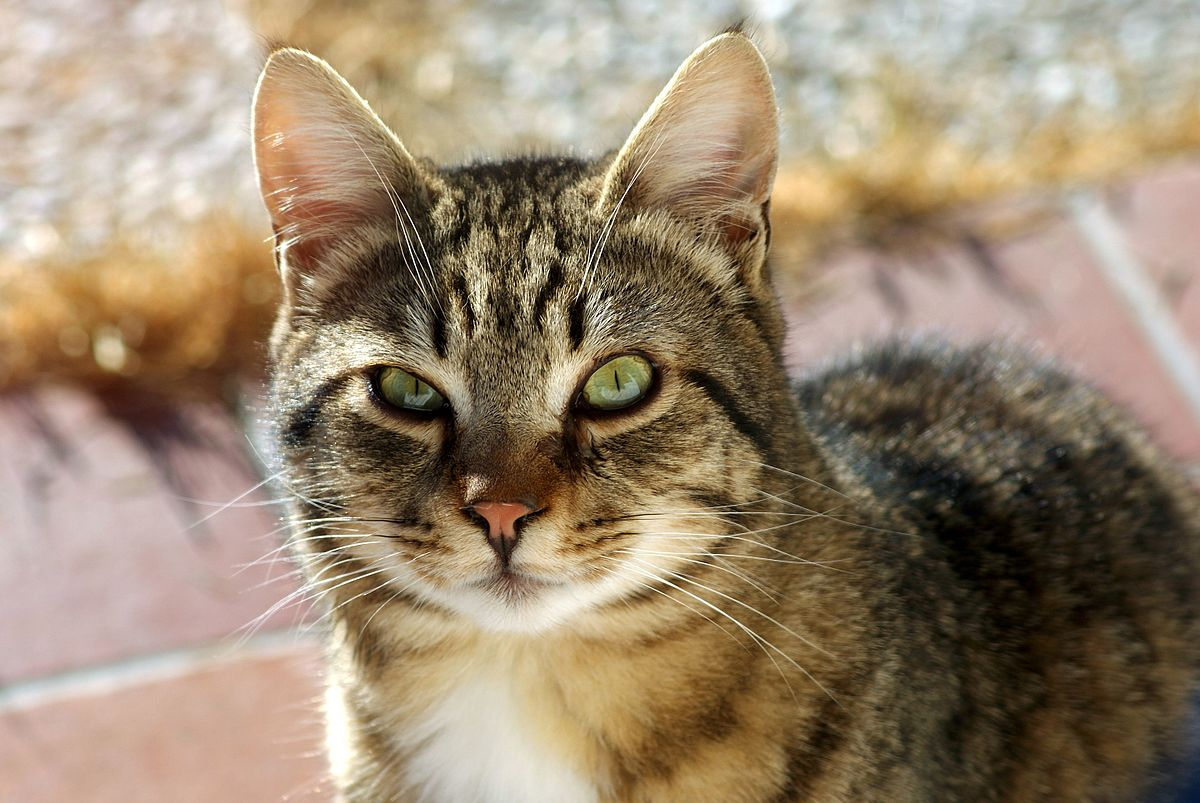
//> input picture img/image.jpg, 1200 x 803 px
$ ./sequential   (built with g++ and OpenCV 4)
//> lines starting //> are read from the running program, lines starting //| are printed output that depends on the picture
//> further down, image is the input picture: 803 rows x 1200 cols, CV_8UC3; mean B, G, R 111.9, 134.8, 152.8
#include <iostream>
#include <opencv2/opencv.hpp>
using namespace std;
using namespace cv;

void image_convolution(vector<vector<int>> kernel, Mat image){
    if (image.empty())
    {
        cout << "Error: Could not read the image file!" << endl;
    }
    if (image.channels() == 3) cvtColor(image, image, COLOR_BGR2GRAY);
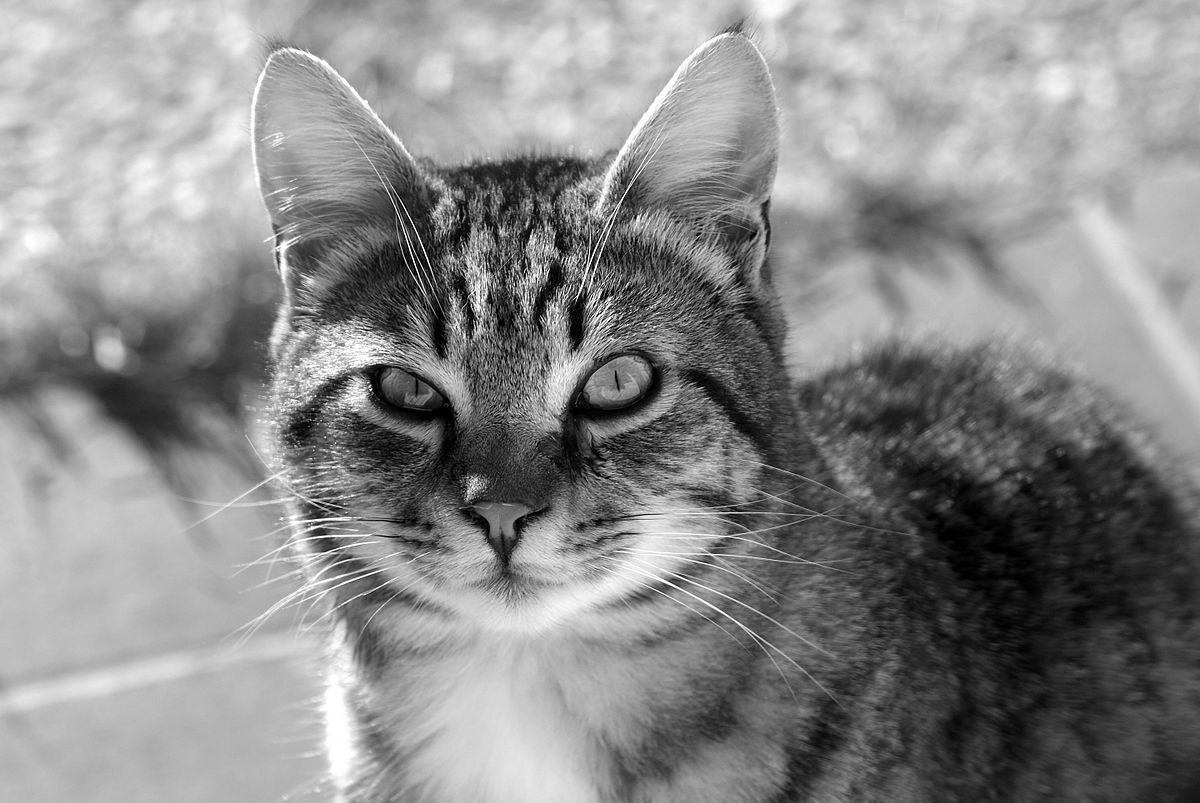
//> image: 803 rows x 1200 cols, CV_8UC1; min 0, max 255, mean 137.6

    Mat output_image(image.rows, image.cols, CV_8UC1);
    for (int x = 1; x < image.rows - 1; x++)
    {
        for (int y = 1; y < image.cols - 1; y++)
        {
            int new_value = 0;
            for (int i = -1; i <= 1; i++)
            {
                for (int j = -1; j <= 1; j++)
                {
                    int pixel = image.at<uchar>(x + i, y + j);
                    new_value += pixel * kernel[i + 1][j + 1];
                }
            }
        output_image.at<uchar>(x, y) = static_cast<uchar>(clamp(new_value, 0, 255));        }
    }
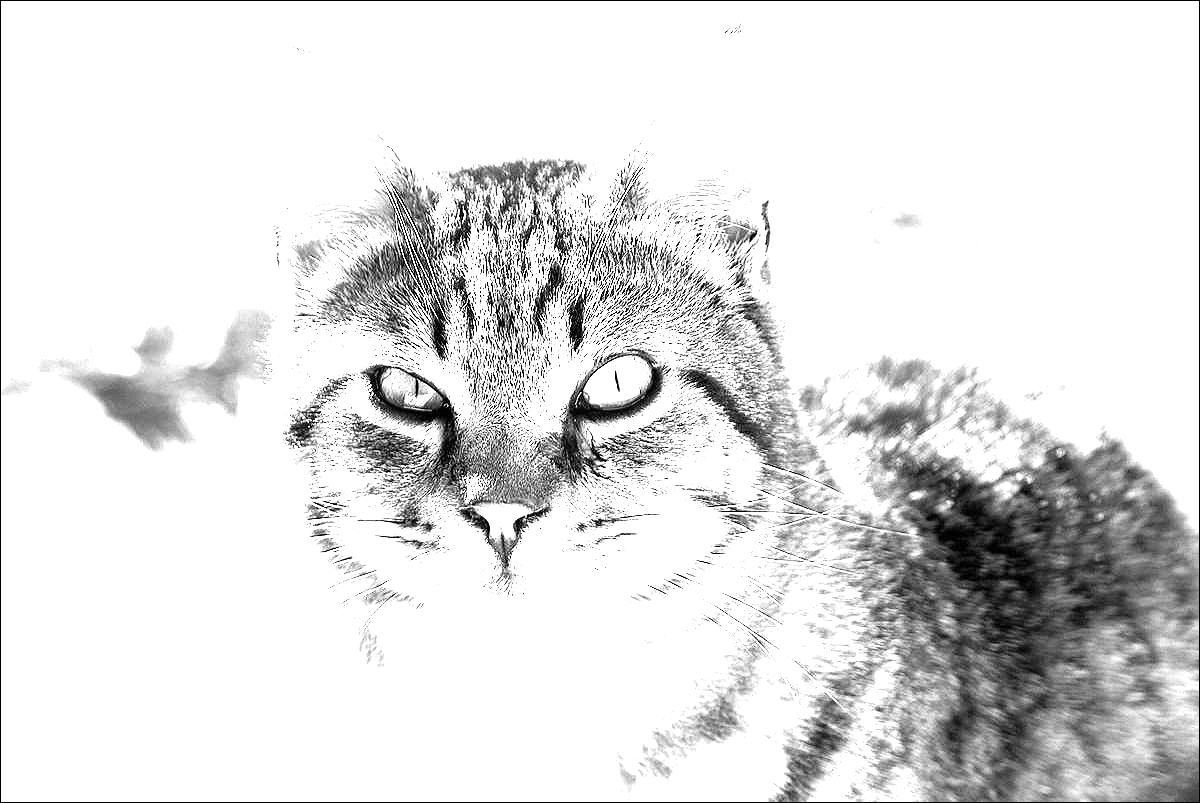
//> output_image: 803 rows x 1200 cols, CV_8UC1; min 0, max 255, mean 224.7
    imwrite("img/output.jpg", output_image);
}

int main(){
    Mat image = imread("img/image.jpg");
    vector<vector<int>> kernel = {{0, 1, 0}, {-1, 5, -1}, {0, -1, 0}};
    image_convolution(kernel, image);
}

$ run again, with img/norway.jpg copied over img/image.jpg
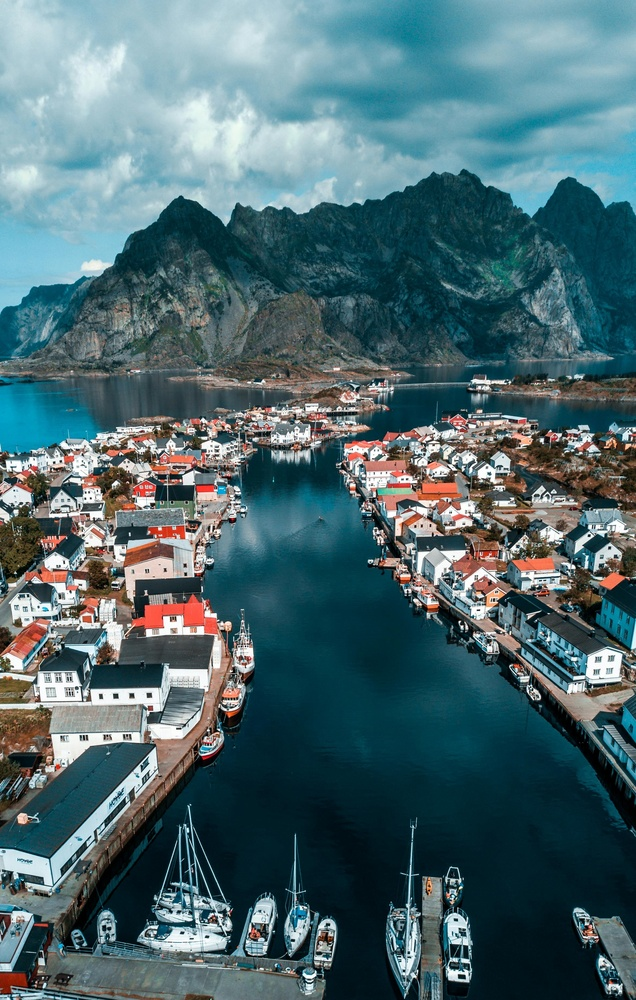
//> input picture img/norway.jpg, 636 x 1000 px, shrunk from 2372 x 3730 before the run
//> image is the input picture: 1000 rows x 636 cols, CV_8UC3; mean B, G, R 111.8, 105.6, 77.3
//> in image_convolution, `if (image.channels() == 3) cvtColor(image, image, COLOR_BGR2GRAY);`:
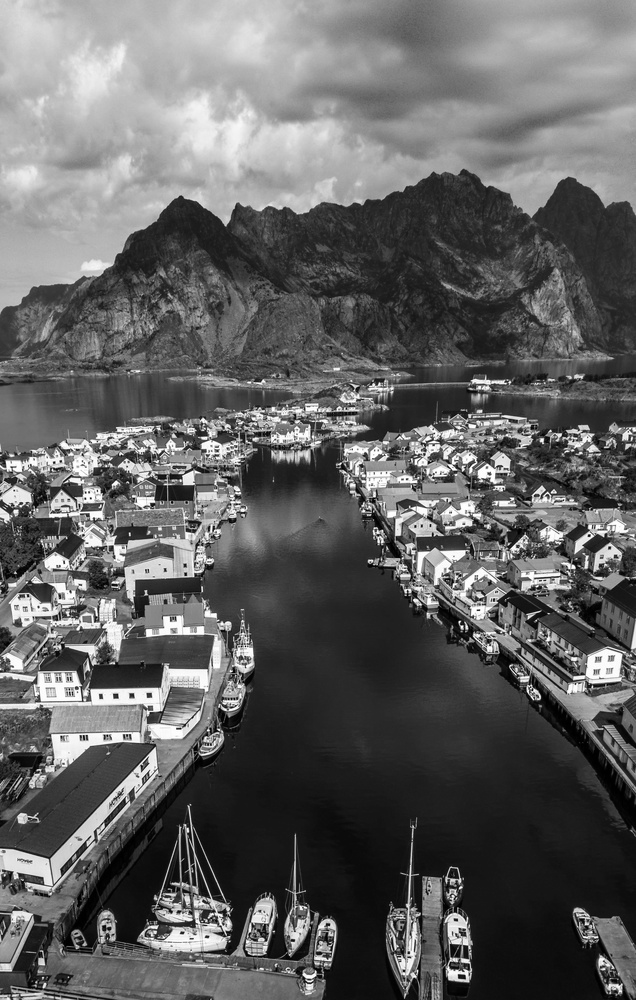
//> image: 1000 rows x 636 cols, CV_8UC1; min 0, max 255, mean 97.9
//> after the loop in image_convolution, `for (int x = 1; x < image.rows - 1; x++)`:
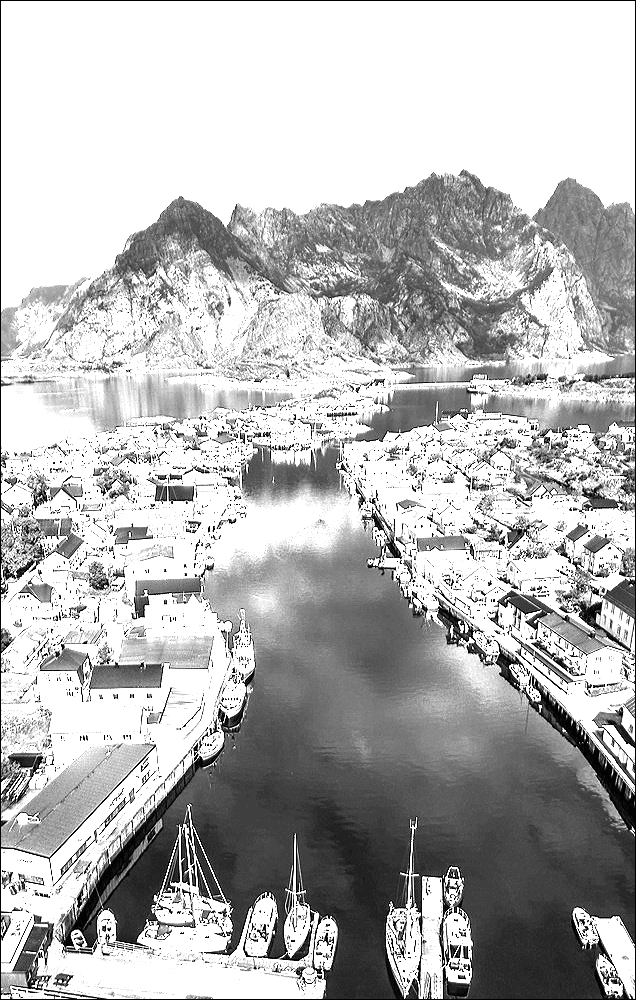
//> output_image: 1000 rows x 636 cols, CV_8UC1; min 0, max 255, mean 183.2
